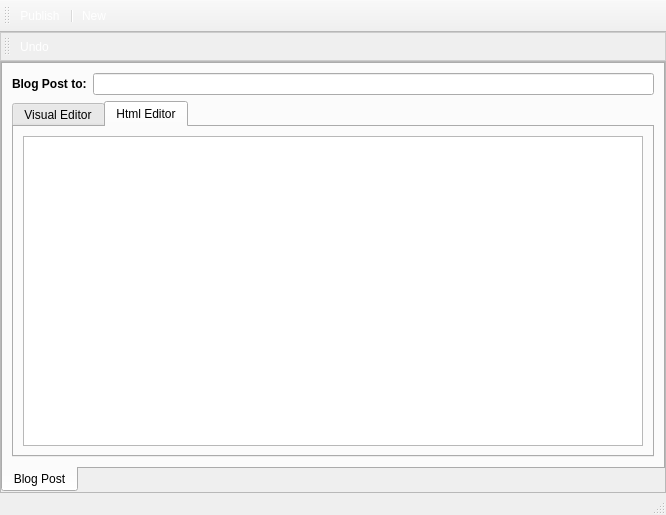
<?xml version="1.0" encoding="UTF-8"?>
<ui version="4.0">
 <class>CreateBlogMsg</class>
 <widget class="QMainWindow" name="CreateBlogMsg">
  <property name="geometry">
   <rect>
    <x>0</x>
    <y>0</y>
    <width>666</width>
    <height>515</height>
   </rect>
  </property>
  <property name="windowTitle">
   <string>New Blog Post</string>
  </property>
  <property name="windowIcon">
   <iconset resource="../../images.qrc">
    <normaloff>:/images/rstray3.png</normaloff>:/images/rstray3.png</iconset>
  </property>
  <property name="styleSheet">
   <string notr="true">QToolBar#toolBar{background-image: url(:/images/connect/connectFriendBanner.png);
} 

QToolButton {
      color: white;
}

QToolBar#toolBar_2{ 
background-color: qlineargradient(x1:0, y1:0, x2:0, y2:1,
stop:0 #FEFEFE, stop:1 #E8E8E8);

border: 1px solid #CCCCCC;}</string>
  </property>
  <widget class="QWidget" name="centralwidget">
   <layout class="QGridLayout" name="gridLayout">
    <property name="margin">
     <number>0</number>
    </property>
    <item row="0" column="0">
     <widget class="QFrame" name="frame_2">
      <property name="frameShape">
       <enum>QFrame::StyledPanel</enum>
      </property>
      <property name="frameShadow">
       <enum>QFrame::Raised</enum>
      </property>
      <layout class="QGridLayout" name="gridLayout_6">
       <property name="margin">
        <number>0</number>
       </property>
       <property name="spacing">
        <number>0</number>
       </property>
       <item row="0" column="0">
        <widget class="QTabWidget" name="tabWidget">
         <property name="tabPosition">
          <enum>QTabWidget::South</enum>
         </property>
         <property name="currentIndex">
          <number>0</number>
         </property>
         <widget class="QWidget" name="tab">
          <attribute name="title">
           <string>Blog Post</string>
          </attribute>
          <layout class="QGridLayout" name="gridLayout_7">
           <item row="0" column="0">
            <layout class="QHBoxLayout" name="horizontalLayout_2">
             <item>
              <widget class="QLabel" name="label_8">
               <property name="font">
                <font>
                 <weight>75</weight>
                 <bold>true</bold>
                </font>
               </property>
               <property name="text">
                <string>Blog Post to:</string>
               </property>
              </widget>
             </item>
             <item>
              <widget class="QLineEdit" name="channelName">
               <property name="enabled">
                <bool>true</bool>
               </property>
               <property name="readOnly">
                <bool>true</bool>
               </property>
              </widget>
             </item>
            </layout>
           </item>
           <item row="1" column="0">
            <widget class="QTabWidget" name="tabWidget_2">
             <property name="currentIndex">
              <number>1</number>
             </property>
             <widget class="QWidget" name="tab_3">
              <attribute name="title">
               <string>Visual Editor</string>
              </attribute>
              <layout class="QGridLayout" name="gridLayout_4">
               <item row="0" column="0">
                <widget class="QGroupBox" name="groupBox">
                 <property name="title">
                  <string>Blog Message</string>
                 </property>
                 <layout class="QGridLayout" name="gridLayout_2">
                  <item row="0" column="0">
                   <layout class="QHBoxLayout" name="_3">
                    <item>
                     <widget class="QLabel" name="label_5">
                      <property name="font">
                       <font>
                        <weight>75</weight>
                        <bold>true</bold>
                       </font>
                      </property>
                      <property name="text">
                       <string>Subject :</string>
                      </property>
                     </widget>
                    </item>
                    <item>
                     <widget class="QLineEdit" name="subjectEdit"/>
                    </item>
                   </layout>
                  </item>
                  <item row="1" column="0">
                   <widget class="QTextEdit" name="msgEdit"/>
                  </item>
                 </layout>
                </widget>
               </item>
              </layout>
             </widget>
             <widget class="QWidget" name="tabHtml">
              <attribute name="title">
               <string>Html Editor</string>
              </attribute>
              <layout class="QGridLayout" name="gridLayout_10">
               <item row="0" column="0">
                <widget class="QPlainTextEdit" name="plainTextEdit"/>
               </item>
              </layout>
             </widget>
            </widget>
           </item>
          </layout>
         </widget>
        </widget>
       </item>
      </layout>
     </widget>
    </item>
   </layout>
  </widget>
  <widget class="QMenuBar" name="menubar">
   <property name="geometry">
    <rect>
     <x>0</x>
     <y>0</y>
     <width>666</width>
     <height>25</height>
    </rect>
   </property>
  </widget>
  <widget class="QStatusBar" name="statusbar"/>
  <widget class="QToolBar" name="toolBar">
   <property name="minimumSize">
    <size>
     <width>0</width>
     <height>32</height>
    </size>
   </property>
   <property name="font">
    <font>
     <pointsize>9</pointsize>
    </font>
   </property>
   <property name="windowTitle">
    <string>toolBar</string>
   </property>
   <attribute name="toolBarArea">
    <enum>TopToolBarArea</enum>
   </attribute>
   <attribute name="toolBarBreak">
    <bool>false</bool>
   </attribute>
   <addaction name="actionPublish"/>
   <addaction name="separator"/>
   <addaction name="actionNew"/>
  </widget>
  <widget class="QToolBar" name="toolBar_2">
   <property name="windowTitle">
    <string>toolBar_2</string>
   </property>
   <attribute name="toolBarArea">
    <enum>TopToolBarArea</enum>
   </attribute>
   <attribute name="toolBarBreak">
    <bool>true</bool>
   </attribute>
   <addaction name="actionUndo"/>
  </widget>
  <action name="actionBlockquoute">
   <property name="checkable">
    <bool>true</bool>
   </property>
   <property name="icon">
    <iconset resource="../../images.qrc">
     <normaloff>:/images/textedit/hi22-action-format-text-blockquote.png</normaloff>:/images/textedit/hi22-action-format-text-blockquote.png</iconset>
   </property>
   <property name="text">
    <string>blockquote</string>
   </property>
  </action>
  <action name="actionIncreasefontsize">
   <property name="icon">
    <iconset resource="../../images.qrc">
     <normaloff>:/images/textedit/format_font_size_more.png</normaloff>:/images/textedit/format_font_size_more.png</iconset>
   </property>
   <property name="text">
    <string>Increase font Size</string>
   </property>
  </action>
  <action name="actionDecreasefontsize">
   <property name="icon">
    <iconset resource="../../images.qrc">
     <normaloff>:/images/textedit/format_font_size_less.png</normaloff>:/images/textedit/format_font_size_less.png</iconset>
   </property>
   <property name="text">
    <string>Decrease font size</string>
   </property>
  </action>
  <action name="actionBold">
   <property name="icon">
    <iconset resource="../../images.qrc">
     <normaloff>:/images/textedit/textbold.png</normaloff>:/images/textedit/textbold.png</iconset>
   </property>
   <property name="text">
    <string>Bold</string>
   </property>
  </action>
  <action name="actionUnderline">
   <property name="icon">
    <iconset resource="../../images.qrc">
     <normaloff>:/images/textedit/textunder.png</normaloff>:/images/textedit/textunder.png</iconset>
   </property>
   <property name="text">
    <string>Underline</string>
   </property>
  </action>
  <action name="actionItalic">
   <property name="icon">
    <iconset resource="../../images.qrc">
     <normaloff>:/images/textedit/textitalic.png</normaloff>:/images/textedit/textitalic.png</iconset>
   </property>
   <property name="text">
    <string>Italic</string>
   </property>
  </action>
  <action name="actionPublish">
   <property name="text">
    <string>Publish</string>
   </property>
  </action>
  <action name="actionNew">
   <property name="text">
    <string>New</string>
   </property>
  </action>
  <action name="actionCode">
   <property name="icon">
    <iconset resource="../../images.qrc">
     <normaloff>:/images/textedit/hi22-action-format-text-code.png</normaloff>:/images/textedit/hi22-action-format-text-code.png</iconset>
   </property>
   <property name="text">
    <string>Code</string>
   </property>
  </action>
  <action name="actionsplitPost">
   <property name="icon">
    <iconset resource="../../images.qrc">
     <normaloff>:/images/textedit/hi22-action-insert-more-mark.png</normaloff>:/images/textedit/hi22-action-insert-more-mark.png</iconset>
   </property>
   <property name="text">
    <string>splitPost</string>
   </property>
  </action>
  <action name="actionOrderedlist">
   <property name="icon">
    <iconset resource="../../images.qrc">
     <normaloff>:/images/textedit/format-list-ordered.png</normaloff>:/images/textedit/format-list-ordered.png</iconset>
   </property>
   <property name="text">
    <string>Ordered List</string>
   </property>
  </action>
  <action name="actionUnorderedlist">
   <property name="icon">
    <iconset resource="../../images.qrc">
     <normaloff>:/images/textedit/format-list-unordered.png</normaloff>:/images/textedit/format-list-unordered.png</iconset>
   </property>
   <property name="text">
    <string>Unordered List</string>
   </property>
  </action>
  <action name="actionClipboard">
   <property name="checkable">
    <bool>true</bool>
   </property>
   <property name="icon">
    <iconset resource="../../images.qrc">
     <normaloff>:/images/textedit/editcut.png</normaloff>:/images/textedit/editcut.png</iconset>
   </property>
   <property name="text">
    <string>Clipboard</string>
   </property>
  </action>
  <action name="actionUndo">
   <property name="icon">
    <iconset resource="../../images.qrc">
     <normaloff>:/images/textedit/editundo.png</normaloff>:/images/textedit/editundo.png</iconset>
   </property>
   <property name="text">
    <string>Undo</string>
   </property>
  </action>
 </widget>
 <resources>
  <include location="../images.qrc"/>
  <include location="../images.qrc"/>
  <include location="../images.qrc"/>
  <include location="../images.qrc"/>
  <include location="../images.qrc"/>
  <include location="../images.qrc"/>
  <include location="../../images.qrc"/>
  <include location="../../images.qrc"/>
 </resources>
 <connections/>
</ui>
